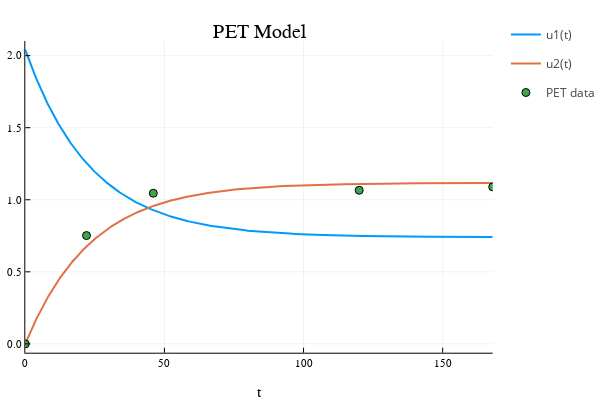

Notebook cell for this chart:
### Code cell
#Plots the PET results
PETplot = ODEProblem(PETDiffEq!,PETu0,tspan,PET_k)
PET_rxRes = solve(PETplot, Tsit5())

PET_rxRes_plot = plot(PET_rxRes, lw=2, title = "PET Model")
display(plot!(PETFIBexp_data,seriestype = :scatter,label = "PET data"))

print("PET results:")
println("rmsd: " , costFunction(PETFIBexp_data, PETu0, PETDiffEq!, PET_k))

### Figure 1 — Plotly figure (JSON) as saved in the notebook; plotly's stock layout.template omitted (floating-point values rounded to 4 significant figures; data arrays with more than 128 entries replaced by an {"elided": "..."} marker saying what was removed)
{"data": [{"colorbar": {"title": ""}, "legendgroup": "u1(t)", "line": {"color": "rgba(0, 154, 250, 1.000)", "dash": "solid", "shape": "linear", "width": 2}, "mode": "lines", "name": "u1(t)", "showlegend": true, "type": "scatter", "x": {"elided": "1000 float values"}, "xaxis": "x", "y": {"elided": "1000 float values"}, "yaxis": "y", "zmax": null, "zmin": null}, {"colorbar": {"title": ""}, "legendgroup": "u2(t)", "line": {"color": "rgba(227, 111, 71, 1.000)", "dash": "solid", "shape": "linear", "width": 2}, "mode": "lines", "name": "u2(t)", "showlegend": true, "type": "scatter", "x": {"elided": "1000 float values"}, "xaxis": "x", "y": {"elided": "1000 float values"}, "yaxis": "y", "zmax": null, "zmin": null}, {"colorbar": {"title": ""}, "legendgroup": "PET data", "marker": {"color": "rgba(62, 164, 78, 1.000)", "line": {"color": "rgba(0, 0, 0, 1.000)", "width": 1}, "size": 8, "symbol": "circle"}, "mode": "markers", "name": "PET data", "showlegend": true, "type": "scatter", "x": [0, 22, 46, 120, 168], "xaxis": "x", "y": [0, 0.7515, 1.045, 1.066, 1.089], "yaxis": "y", "zmax": null, "zmin": null}], "layout": {"annotations": [{"font": {"color": "rgba(0, 0, 0, 1.000)", "family": "sans-serif", "size": 20}, "rotation": 0, "showarrow": false, "text": "PET Model", "x": 0.5222, "xanchor": "center", "xref": "paper", "y": 1, "yanchor": "top", "yref": "paper"}], "height": 400, "legend_position": {"bgcolor": "rgba(255, 255, 255, 1.000)", "bordercolor": "rgba(0, 0, 0, 1.000)", "borderwidth": 1, "font": {"color": "rgba(0, 0, 0, 1.000)", "family": "sans-serif", "size": 11}, "title": {"font": {"color": "rgba(0, 0, 0, 1.000)", "family": "sans-serif", "size": 15}, "text": ""}, "tracegroupgap": 0, "traceorder": "normal", "x": 1, "xanchor": "auto", "y": 1, "yanchor": "auto"}, "margin": {"b": 20, "l": 0, "r": 0, "t": 20}, "paper_bgcolor": "rgba(255, 255, 255, 1.000)", "plot_bgcolor": "rgba(255, 255, 255, 1.000)", "showlegend": true, "width": 600, "xaxis": {"anchor": "y", "domain": [0.05101, 0.9934], "gridcolor": "rgba(0, 0, 0, 0.100)", "gridwidth": 0.5, "linecolor": "rgba(0, 0, 0, 1.000)", "mirror": false, "range": [0, 168], "showgrid": true, "showline": true, "showticklabels": true, "tickangle": 0, "tickcolor": "rgb(0, 0, 0)", "tickfont": {"color": "rgba(0, 0, 0, 1.000)", "family": "sans-serif", "size": 11}, "tickmode": "array", "ticks": "inside", "ticktext": ["0", "50", "100", "150"], "tickvals": [0, 50, 100, 150], "title": "t", "titlefont": {"color": "rgba(0, 0, 0, 1.000)", "family": "sans-serif", "size": 15}, "type": "-", "visible": true, "zeroline": false, "zerolinecolor": "rgba(0, 0, 0, 1.000)"}, "yaxis": {"anchor": "x", "domain": [0.07581, 0.9415], "gridcolor": "rgba(0, 0, 0, 0.100)", "gridwidth": 0.5, "linecolor": "rgba(0, 0, 0, 1.000)", "mirror": false, "range": [-0.0612, 2.101], "showgrid": true, "showline": true, "showticklabels": true, "tickangle": 0, "tickcolor": "rgb(0, 0, 0)", "tickfont": {"color": "rgba(0, 0, 0, 1.000)", "family": "sans-serif", "size": 11}, "tickmode": "array", "ticks": "inside", "ticktext": ["0.0", "0.5", "1.0", "1.5", "2.0"], "tickvals": [0, 0.5, 1, 1.5, 2], "title": "", "titlefont": {"color": "rgba(0, 0, 0, 1.000)", "family": "sans-serif", "size": 15}, "type": "-", "visible": true, "zeroline": false, "zerolinecolor": "rgba(0, 0, 0, 1.000)"}}}
